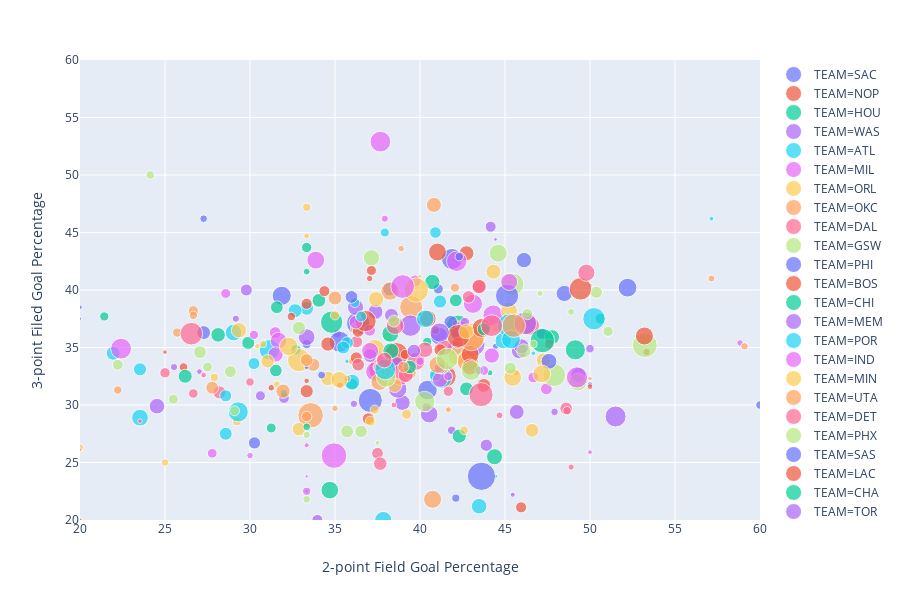

Write notebook code for a chart like this one.
### Code cell
px.scatter(data,x = '2FG%-mid', y= '3P%_x',labels={'2FG%-mid':'2-point Field Goal Percentage','3P%_x':'3-point Filed Goal Percentage'},
           hover_name='PLAYER',size='2FGA_x',color='TEAM',range_x=[20,60],range_y=[20,60])

### Figure 1 — Plotly figure (JSON) as saved in the notebook; plotly's stock layout.template omitted (floating-point values rounded to 4 significant figures)
{"data": [{"hovertemplate": "<b>%{hovertext}</b><br><br>TEAM=SAC<br>2-point Field Goal Percentage=%{x}<br>3-point Filed Goal Percentage=%{y}<br>2FGA_x=%{marker.size}<extra></extra>", "hovertext": ["Yogi Ferrell", "Troy Williams", "Nemanja Bjelica", "Marvin Bagley III", "Harrison Barnes", "Frank Mason", "De'Aaron Fox", "Corey Brewer", "Buddy Hield", "Bogdan Bogdanovic", "Alec Burks"], "legendgroup": "TEAM=SAC", "marker": {"color": "#636efa", "size": [202, 54, 333, 609, 585, 105, 867, 79, 710, 491, 306], "sizemode": "area", "sizeref": 3.192, "symbol": "circle"}, "mode": "markers", "name": "TEAM=SAC", "showlegend": true, "type": "scatter", "uid": "110ededb-afef-4b38-8763-32087d5112a7", "x": [47.17, 16.67, 38.24, 40.44, 31.87, 42.11, 36.36, 18.18, 41.88, 41.12, 27.27], "xaxis": "x", "y": [36.2, 31.8, 40.1, 31.3, 39.5, 21.9, 37.1, 31.8, 42.7, 36, 36.3], "yaxis": "y"}, {"hovertemplate": "<b>%{hovertext}</b><br><br>TEAM=NOP<br>2-point Field Goal Percentage=%{x}<br>3-point Filed Goal Percentage=%{y}<br>2FGA_x=%{marker.size}<extra></extra>", "hovertext": ["Stanley Johnson", "Solomon Hill", "Kenrich Williams", "Julius Randle", "Jrue Holiday", "Jason Smith", "Ian Clark", "Frank Jackson", "Elfrid Payton", "E'Twaun Moore", "Darius Miller", "Christian Wood", "Anthony Davis", "Andrew Harrison"], "legendgroup": "TEAM=NOP", "marker": {"color": "#EF553B", "size": [225, 77, 121, 893, 796, 33, 181, 278, 307, 356, 120, 91, 881, 28], "sizemode": "area", "sizeref": 3.192, "symbol": "circle"}, "mode": "markers", "name": "TEAM=NOP", "showlegend": true, "type": "scatter", "uid": "d5fa50ba-4495-478f-98ee-9b09d26b2325", "x": [36.96, 35.29, 26.09, 38.61, 41.47, 25, 39.33, 33.33, 43.75, 42.74, 40.91, 53.33, 37.68, 20], "xaxis": "x", "y": [28.8, 31.7, 33.3, 34.4, 32.5, 34.6, 32.7, 31.2, 31.7, 43.2, 36.5, 34.6, 33.1, 20], "yaxis": "y"}, {"hovertemplate": "<b>%{hovertext}</b><br><br>TEAM=HOU<br>2-point Field Goal Percentage=%{x}<br>3-point Filed Goal Percentage=%{y}<br>2FGA_x=%{marker.size}<extra></extra>", "hovertext": ["PJ Tucker", "Kenneth Faried", "James Harden", "Iman Shumpert", "Gerald Green", "Gary Clark", "Eric Gordon", "Danuel House Jr.", "Chris Paul", "Carmelo Anthony", "Austin Rivers"], "legendgroup": "TEAM=HOU", "marker": {"color": "#00cc96", "size": [136, 240, 881, 173, 136, 13, 338, 74, 363, 57, 245], "sizemode": "area", "sizeref": 3.192, "symbol": "circle"}, "mode": "markers", "name": "TEAM=HOU", "showlegend": true, "type": "scatter", "uid": "c22d6094-5d58-4796-9e6a-2ea8a83a1009", "x": [21.43, 100, 42.22, 32.71, 40.43, null, 28.12, 33.33, 47.77, 44.12, 36], "xaxis": "x", "y": [37.7, 32, 36.8, 34.8, 35.5, 29.7, 36.1, 41.6, 35.9, 32.8, 31.8], "yaxis": "y"}, {"hovertemplate": "<b>%{hovertext}</b><br><br>TEAM=WAS<br>2-point Field Goal Percentage=%{x}<br>3-point Filed Goal Percentage=%{y}<br>2FGA_x=%{marker.size}<extra></extra>", "hovertext": ["Wesley Johnson", "Troy Brown Jr.", "Trevor Ariza", "Tomas Satoransky", "Thomas Bryant", "Sam Dekker", "Jordan McRae", "John Wall", "Jeff Green", "Jabari Parker", "Ian Mahinmi", "Chasson Randle", "Bradley Beal", "Bobby Portis"], "legendgroup": "TEAM=WAS", "marker": {"color": "#ab63fa", "size": [52, 161, 299, 359, 389, 183, 92, 383, 365, 544, 89, 96, 977, 419], "sizemode": "area", "sizeref": 3.192, "symbol": "circle"}, "mode": "markers", "name": "TEAM=WAS", "showlegend": true, "type": "scatter", "uid": "5c098269-36b5-4a01-8b4f-15e7ee07620a", "x": [27.03, 30.61, 38.64, 37.38, 45.83, 32, 47.92, 38.97, 42.06, 38.69, 0, 16.67, 43.1, 36.21], "xaxis": "x", "y": [32.9, 30.8, 33.6, 38.1, 34.7, 30.6, 29.4, 30.2, 35, 31.4, 18.8, 40.7, 35.3, 38.5], "yaxis": "y"}, {"hovertemplate": "<b>%{hovertext}</b><br><br>TEAM=ATL<br>2-point Field Goal Percentage=%{x}<br>3-point Filed Goal Percentage=%{y}<br>2FGA_x=%{marker.size}<extra></extra>", "hovertext": ["Vince Carter", "Trae Young", "Taurean Prince", "Omari Spellman", "Kevin Huerter", "Kent Bazemore", "Justin Anderson", "John Collins", "Jaylen Adams", "Dewayne Dedmon", "DeAndre' Bembry", "Daniel Hamilton", "Alex Poythress", "Alex Len"], "legendgroup": "TEAM=ATL", "marker": {"color": "#19d3f3", "size": [152, 775, 279, 116, 304, 391, 80, 673, 36, 309, 444, 37, 58, 444], "sizemode": "area", "sizeref": 3.192, "symbol": "circle"}, "mode": "markers", "name": "TEAM=ATL", "showlegend": true, "type": "scatter", "uid": "82e1e21f-fb62-48a3-abcf-4b337ade01b5", "x": [36.17, 41.25, 41.18, 37.5, 33.33, 36, 15.38, 31.15, 35.71, 32.65, 23.53, 16.67, 0, 29.03], "xaxis": "x", "y": [38.9, 32.4, 39, 34.4, 38.4, 32, 31.2, 34.8, 33.8, 38.2, 28.9, 34.8, 39.1, 36.3], "yaxis": "y"}, {"hovertemplate": "<b>%{hovertext}</b><br><br>TEAM=MIL<br>2-point Field Goal Percentage=%{x}<br>3-point Filed Goal Percentage=%{y}<br>2FGA_x=%{marker.size}<extra></extra>", "hovertext": ["Tony Snell", "Tim Frazier", "Sterling Brown", "Pau Gasol", "Pat Connaughton", "Nikola Mirotic", "Malcolm Brogdon", "Khris Middleton", "Isaiah Canaan", "Giannis Antetokounmpo", "George Hill", "Ersan Ilyasova", "Eric Bledsoe", "Donte DiVincenzo", "D.J. Wilson", "Brook Lopez", "Bonzie Colson"], "legendgroup": "TEAM=MIL", "marker": {"color": "#e763fa", "size": [157, 160, 165, 81, 149, 224, 503, 674, 68, 1045, 223, 222, 595, 41, 122, 273, 18], "sizemode": "area", "sizeref": 3.192, "symbol": "circle"}, "mode": "markers", "name": "TEAM=MIL", "showlegend": true, "type": "scatter", "uid": "4f095b32-4e00-44aa-8f48-749318b44127", "x": [28.57, 43.1, 42.11, 37.93, 43.75, 37.04, 33.87, 44.3, 58.82, 34.94, 47.44, 31.48, 37.37, 33.33, 35.14, 42.86, 33.33], "xaxis": "x", "y": [39.7, 36.6, 36.1, 46.2, 33, 36.5, 42.6, 37.8, 35.4, 25.6, 31.4, 36.3, 32.9, 26.5, 36.2, 36.4, 23.8], "yaxis": "y"}, {"hovertemplate": "<b>%{hovertext}</b><br><br>TEAM=ORL<br>2-point Field Goal Percentage=%{x}<br>3-point Filed Goal Percentage=%{y}<br>2FGA_x=%{marker.size}<extra></extra>", "hovertext": ["Wes Iwundu", "Terrence Ross", "Nikola Vucevic", "Mo Bamba", "Michael Carter-Williams", "Markelle Fultz", "Jonathan Isaac", "Jerian Grant", "Jarell Martin", "Isaiah Briscoe", "Evan Fournier", "D.J. Augustin", "Aaron Gordon"], "legendgroup": "TEAM=ORL", "marker": {"color": "#fecb52", "size": [195, 451, 1094, 164, 85, 141, 336, 106, 47, 104, 601, 358, 682], "sizemode": "area", "sizeref": 3.192, "symbol": "circle"}, "mode": "markers", "name": "TEAM=ORL", "showlegend": true, "type": "scatter", "uid": "20040f3b-5294-40c0-982f-30b51bc91a34", "x": [36.23, 45.24, 43.07, 39.22, 20, 29.23, 34.58, 44.44, 30.43, 27.91, 42.21, 44.32, 37.33], "xaxis": "x", "y": [36.7, 38.2, 36, 29.2, 26.3, 28.6, 32.3, 36.7, 35.1, 32.4, 34.3, 41.6, 34.8], "yaxis": "y"}, {"hovertemplate": "<b>%{hovertext}</b><br><br>TEAM=OKC<br>2-point Field Goal Percentage=%{x}<br>3-point Filed Goal Percentage=%{y}<br>2FGA_x=%{marker.size}<extra></extra>", "hovertext": ["Terrance Ferguson", "Russell Westbrook", "Raymond Felton", "Paul George", "Patrick Patterson", "Markieff Morris", "Jerami Grant", "Hamidou Diallo", "Deonte Burton", "Dennis Schroder", "Alex Abrines", "Abdel Nader"], "legendgroup": "TEAM=OKC", "marker": {"color": "#ffa15a", "size": [139, 1045, 74, 845, 81, 278, 525, 140, 55, 727, 30, 114], "sizemode": "area", "sizeref": 3.192, "symbol": "circle"}, "mode": "markers", "name": "TEAM=OKC", "showlegend": true, "type": "scatter", "uid": "b76187ec-44b2-43e4-bfa2-0f3d0c12acbe", "x": [25.71, 33.56, 45.65, 39.48, 36, 33.72, 38.24, 36.36, 41.67, 42.82, 50, 22.22], "xaxis": "x", "y": [36.3, 29.1, 32.8, 38.5, 33.8, 33.5, 39.9, 16.7, 29.6, 33.8, 32.3, 31.3], "yaxis": "y"}, {"hovertemplate": "<b>%{hovertext}</b><br><br>TEAM=DAL<br>2-point Field Goal Percentage=%{x}<br>3-point Filed Goal Percentage=%{y}<br>2FGA_x=%{marker.size}<extra></extra>", "hovertext": ["Trey Burke", "Tim Hardaway Jr.", "Salah Mejri", "Ryan Broekhoff", "Maxi Kleber", "Luka Doncic", "Justin Jackson", "Jalen Brunson", "J.J. Barea", "Dwight Powell", "Dorian Finney-Smith", "Dirk Nowitzki", "Devin Harris", "Courtney Lee"], "legendgroup": "TEAM=DAL", "marker": {"color": "#ff6692", "size": [388, 511, 78, 33, 168, 672, 239, 383, 257, 358, 274, 171, 147, 74], "sizemode": "area", "sizeref": 3.192, "symbol": "circle"}, "mode": "markers", "name": "TEAM=DAL", "showlegend": true, "type": "scatter", "uid": "bca54e79-c7ce-4942-a10a-7c9921ee8662", "x": [41.44, 39.76, 0, 50, 47.62, 38.83, 36.26, 40.3, 48.6, 11.76, 28.21, 41.67, 26.67, 44.68], "xaxis": "x", "y": [35, 33.8, 32.4, 40.4, 35.3, 32.6, 35.5, 34.8, 29.7, 30.7, 31.1, 31.2, 31, 29.1], "yaxis": "y"}, {"hovertemplate": "<b>%{hovertext}</b><br><br>TEAM=GSW<br>2-point Field Goal Percentage=%{x}<br>3-point Filed Goal Percentage=%{y}<br>2FGA_x=%{marker.size}<extra></extra>", "hovertext": ["Stephen Curry", "Quinn Cook", "Klay Thompson", "Kevin Durant", "Jonas Jerebko", "Jacob Evans", "Draymond Green", "DeMarcus Cousins", "Damion Lee", "Andre Iguodala", "Alfonzo McKinnie"], "legendgroup": "TEAM=GSW", "marker": {"color": "#b6e880", "size": [518, 238, 794, 988, 166, 37, 251, 269, 59, 158, 158], "sizemode": "area", "sizeref": 3.192, "symbol": "circle"}, "mode": "markers", "name": "TEAM=GSW", "showlegend": true, "type": "scatter", "uid": "30e75dba-489c-4762-ab8c-28231e431778", "x": [44.6, 50.38, 45.45, 53.22, 51.06, 37.5, 36.54, 35.71, 47.06, 27.5, 38.1], "xaxis": "x", "y": [43.2, 39.8, 40.5, 35.2, 36.4, 26.7, 27.7, 27.7, 39.7, 33.3, 35.9], "yaxis": "y"}, {"hovertemplate": "<b>%{hovertext}</b><br><br>TEAM=PHI<br>2-point Field Goal Percentage=%{x}<br>3-point Filed Goal Percentage=%{y}<br>2FGA_x=%{marker.size}<extra></extra>", "hovertext": ["Zhaire Smith", "Tobias Harris", "T.J. McConnell", "Shake Milton", "Mike Scott", "Jonathon Simmons", "Jonah Bolden", "Joel Embiid", "Jimmy Butler", "James Ennis III", "JJ Redick", "Furkan Korkmaz", "Amir Johnson"], "legendgroup": "TEAM=PHI", "marker": {"color": "#636efa", "size": [18, 860, 372, 43, 168, 238, 66, 922, 700, 138, 419, 101, 117], "sizemode": "area", "sizeref": 3.192, "symbol": "circle"}, "mode": "markers", "name": "TEAM=PHI", "showlegend": true, "type": "scatter", "uid": "86e04a96-86b1-4ca4-92a8-1d7647097215", "x": [20, 45.12, 49.31, 50, 41.07, 30.26, 44.44, 37.07, 35.27, 33.33, 48.48, 34.21, 60], "xaxis": "x", "y": [37.5, 39.5, 32.6, 31.8, 40.1, 26.7, 35.1, 30.4, 35.5, 35.3, 39.7, 32.6, 30], "yaxis": "y"}, {"hovertemplate": "<b>%{hovertext}</b><br><br>TEAM=BOS<br>2-point Field Goal Percentage=%{x}<br>3-point Filed Goal Percentage=%{y}<br>2FGA_x=%{marker.size}<extra></extra>", "hovertext": ["Terry Rozier", "Semi Ojeleye", "Marcus Smart", "Marcus Morris", "Kyrie Irving", "Jayson Tatum", "Jaylen Brown", "Guerschon Yabusele", "Gordon Hayward", "Daniel Theis", "Brad Wanamaker", "Aron Baynes", "Al Horford"], "legendgroup": "TEAM=BOS", "marker": {"color": "#EF553B", "size": [328, 69, 221, 455, 807, 725, 516, 49, 406, 200, 66, 162, 520], "sizemode": "area", "sizeref": 3.192, "symbol": "circle"}, "mode": "markers", "name": "TEAM=BOS", "showlegend": true, "type": "scatter", "uid": "2994aff9-7935-404c-b83a-0a55d4ccf53a", "x": [34.59, 31.25, 36.36, 40.45, 49.44, 36.8, 42.95, 33.33, 42.93, 33.33, 37.04, 39.13, 53.2], "xaxis": "x", "y": [35.3, 31.5, 36.4, 37.5, 40.1, 37.3, 34.4, 32.1, 33.3, 38.8, 41, 34.4, 36], "yaxis": "y"}, {"hovertemplate": "<b>%{hovertext}</b><br><br>TEAM=CHI<br>2-point Field Goal Percentage=%{x}<br>3-point Filed Goal Percentage=%{y}<br>2FGA_x=%{marker.size}<extra></extra>", "hovertext": ["Zach LaVine", "Wendell Carter Jr.", "Wayne Selden", "Timothe Luwawu-Cabarrot", "Shaquille Harrison", "Ryan Arcidiacono", "Robin Lopez", "Rawle Alkins", "Otto Porter Jr.", "Lauri Markkanen", "Kris Dunn", "JaKarr Sampson", "Chandler Hutchison", "Brandon Sampson", "Antonio Blakeney"], "legendgroup": "TEAM=CHI", "marker": {"color": "#00cc96", "size": [796, 333, 306, 101, 335, 196, 497, 27, 374, 459, 406, 39, 159, 31, 304], "sizemode": "area", "sizeref": 3.192, "symbol": "circle"}, "mode": "markers", "name": "TEAM=CHI", "showlegend": true, "type": "scatter", "uid": "8943f288-9c94-4993-8e7b-fe48872d132c", "x": [34.8, 40.18, 42.74, 32, 18.42, 50.62, 34.69, 0, 40.72, 38.26, 38.29, 66.67, 31.25, 40, 34.05], "xaxis": "x", "y": [37.2, 18.8, 31.4, 31, 27, 37.5, 22.6, 25, 40.7, 36.2, 34.7, 35.7, 28, 37.9, 39.1], "yaxis": "y"}, {"hovertemplate": "<b>%{hovertext}</b><br><br>TEAM=MEM<br>2-point Field Goal Percentage=%{x}<br>3-point Filed Goal Percentage=%{y}<br>2FGA_x=%{marker.size}<extra></extra>", "hovertext": ["Yuta Watanabe", "Tyler Dorsey", "Omri Casspi", "Mike Conley", "MarShon Brooks", "Kyle Anderson", "Justin Holiday", "Jonas Valanciunas", "Jevon Carter", "Jaren Jackson Jr.", "Ivan Rabb", "Dillon Brooks", "Delon Wright", "Chandler Parsons", "CJ Miles", "Bruno Caboclo", "Avery Bradley"], "legendgroup": "TEAM=MEM", "marker": {"color": "#ab63fa", "size": [35, 132, 118, 694, 115, 242, 305, 489, 83, 448, 197, 82, 389, 88, 106, 95, 363], "sizemode": "area", "sizeref": 3.192, "symbol": "circle"}, "mode": "markers", "name": "TEAM=MEM", "showlegend": true, "type": "scatter", "uid": "b7e1a8f6-7159-4419-bf5b-4c0a8a12ef8b", "x": [26.32, 37.5, 50, 42.41, 41.86, 43.9, 37.06, 40.54, 25.53, 33.33, 33.96, 29.17, 24.53, 36.11, 43.48, 75, 45.97], "xaxis": "x", "y": [12.5, 33.3, 34.9, 36.4, 27.8, 26.5, 34.3, 29.2, 33.3, 35.9, 20, 37.5, 29.9, 30.1, 33, 36.9, 35.1], "yaxis": "y"}, {"hovertemplate": "<b>%{hovertext}</b><br><br>TEAM=POR<br>2-point Field Goal Percentage=%{x}<br>3-point Filed Goal Percentage=%{y}<br>2FGA_x=%{marker.size}<extra></extra>", "hovertext": ["Zach Collins", "Skal Labissiere", "Seth Curry", "Rodney Hood", "Meyers Leonard", "Maurice Harkless", "Jusuf Nurkic", "Jake Layman", "Gary Trent Jr.", "Evan Turner", "Enes Kanter", "Damian Lillard", "CJ McCollum", "Anfernee Simons", "Al-Farouq Aminu"], "legendgroup": "TEAM=POR", "marker": {"color": "#19d3f3", "size": [275, 36, 214, 435, 130, 267, 797, 243, 29, 390, 642, 889, 795, 34, 310], "sizemode": "area", "sizeref": 3.192, "symbol": "circle"}, "mode": "markers", "name": "TEAM=POR", "showlegend": true, "type": "scatter", "uid": "651e3dd5-b3fa-4128-80db-2b4dc57aad5d", "x": [23.53, 57.14, 40.91, 44.9, 37.93, 28.57, 36.89, 40.91, 44.44, 43.48, 29.31, 45.25, 50.23, 46.67, 21.95], "xaxis": "x", "y": [33.1, 46.2, 45, 35.6, 45, 27.5, 10.3, 32.6, 23.8, 21.2, 29.4, 36.9, 37.5, 34.5, 34.5], "yaxis": "y"}, {"hovertemplate": "<b>%{hovertext}</b><br><br>TEAM=IND<br>2-point Field Goal Percentage=%{x}<br>3-point Filed Goal Percentage=%{y}<br>2FGA_x=%{marker.size}<extra></extra>", "hovertext": ["Wesley Matthews", "Victor Oladipo", "Tyreke Evans", "Thaddeus Young", "TJ Leaf", "Myles Turner", "Kyle O'Quinn", "Edmond Sumner", "Doug McDermott", "Domantas Sabonis", "Darren Collison", "Cory Joseph", "Bojan Bogdanovic", "Aaron Holiday"], "legendgroup": "TEAM=IND", "marker": {"color": "#e763fa", "size": [296, 372, 444, 695, 152, 584, 123, 37, 217, 685, 465, 377, 664, 135], "sizemode": "area", "sizeref": 3.192, "symbol": "circle"}, "mode": "markers", "name": "TEAM=IND", "showlegend": true, "type": "scatter", "uid": "c32f995b-010a-4e89-9675-d539cc23bcb5", "x": [36.23, 44.22, 31.68, 22.41, 27.78, 43.12, 50, 50, 39.73, 37.67, 45.25, 41.18, 42.16, 37.68], "xaxis": "x", "y": [37.2, 34.3, 35.6, 34.9, 25.8, 38.8, 8.3, 25.9, 40.8, 52.9, 40.7, 32.2, 42.5, 33.9], "yaxis": "y"}, {"hovertemplate": "<b>%{hovertext}</b><br><br>TEAM=MIN<br>2-point Field Goal Percentage=%{x}<br>3-point Filed Goal Percentage=%{y}<br>2FGA_x=%{marker.size}<extra></extra>", "hovertext": ["Tyus Jones", "Taj Gibson", "Robert Covington", "Luol Deng", "Keita Bates-Diop", "Karl-Anthony Towns", "Josh Okogie", "Jerryd Bayless", "Jeff Teague", "Gorgui Dieng", "Derrick Rose", "Dario Saric", "Cameron Reynolds", "C.J. Williams", "Anthony Tolliver", "Andrew Wiggins"], "legendgroup": "TEAM=MIN", "marker": {"color": "#fecb52", "size": [320, 504, 137, 74, 90, 960, 293, 132, 311, 321, 607, 373, 27, 19, 44, 861], "sizemode": "area", "sizeref": 3.192, "symbol": "circle"}, "mode": "markers", "name": "TEAM=MIN", "showlegend": true, "type": "scatter", "uid": "ea4b4442-f971-40a1-b44a-fb5bd10013f5", "x": [38.51, 45.45, 35, 31.58, 25, 39.78, 32.88, 37.33, 41.3, 47.25, 46.21, 29.35, 40, 85.71, 36.36, 32.89], "xaxis": "x", "y": [31.7, 32.4, 37.8, 31.8, 25, 40, 27.9, 29.6, 33.3, 33.9, 37, 36.5, 41.2, 31.3, 37.7, 33.9], "yaxis": "y"}, {"hovertemplate": "<b>%{hovertext}</b><br><br>TEAM=UTA<br>2-point Field Goal Percentage=%{x}<br>3-point Filed Goal Percentage=%{y}<br>2FGA_x=%{marker.size}<extra></extra>", "hovertext": ["Thabo Sefolosha", "Royce O'Neale", "Ricky Rubio", "Raul Neto", "Kyle Korver", "Joe Ingles", "Jae Crowder", "Grayson Allen", "Georges Niang", "Donovan Mitchell", "Derrick Favors", "Dante Exum"], "legendgroup": "TEAM=UTA", "marker": {"color": "#ffa15a", "size": [68, 167, 457, 100, 133, 309, 271, 79, 76, 983, 522, 174], "sizemode": "area", "sizeref": 3.192, "symbol": "circle"}, "mode": "markers", "name": "TEAM=UTA", "showlegend": true, "type": "scatter", "uid": "7d805d05-a9d7-4558-bc4f-6b166748f201", "x": [38.89, 26.67, 37.61, 37.5, 42.06, 35, 39.39, 35.71, 57.14, 43.05, 40.74, 33.33], "xaxis": "x", "y": [43.6, 38.2, 32, 33.3, 40.2, 39.3, 32.8, 32.3, 41, 35.8, 21.8, 29], "yaxis": "y"}, {"hovertemplate": "<b>%{hovertext}</b><br><br>TEAM=DET<br>2-point Field Goal Percentage=%{x}<br>3-point Filed Goal Percentage=%{y}<br>2FGA_x=%{marker.size}<extra></extra>", "hovertext": ["Wayne Ellington", "Thon Maker", "Svi Mykhailiuk", "Reggie Jackson", "Luke Kennard", "Langston Galloway", "Khyri Thomas", "Jose Calderon", "Jon Leuer", "Ish Smith", "Glenn Robinson III", "Bruce Brown", "Blake Griffin", "Andre Drummond"], "legendgroup": "TEAM=DET", "marker": {"color": "#ff6692", "size": [85, 115, 50, 576, 251, 206, 34, 63, 102, 355, 114, 222, 819, 1012], "sizemode": "area", "sizeref": 3.192, "symbol": "circle"}, "mode": "markers", "name": "TEAM=DET", "showlegend": true, "type": "scatter", "uid": "7e79ae86-cb06-48b3-9534-da70661159d4", "x": [42.11, 30, 27.27, 46.47, 42.86, 42.22, 23.53, 48.89, 48.39, 39.16, 48.65, 37.5, 26.55, 30.91], "xaxis": "x", "y": [37.1, 32, 32.6, 36.9, 39.4, 35.4, 28.6, 24.6, 8.3, 32.6, 29.5, 25.8, 36.2, 13.2], "yaxis": "y"}, {"hovertemplate": "<b>%{hovertext}</b><br><br>TEAM=PHX<br>2-point Field Goal Percentage=%{x}<br>3-point Filed Goal Percentage=%{y}<br>2FGA_x=%{marker.size}<extra></extra>", "hovertext": ["Tyler Johnson", "Troy Daniels", "T.J. Warren", "Mikal Bridges", "Kelly Oubre Jr.", "Josh Jackson", "Jamal Crawford", "Elie Okobo", "Dragan Bender", "Devin Booker", "De'Anthony Melton"], "legendgroup": "TEAM=PHX", "marker": {"color": "#b6e880", "size": [266, 81, 431, 250, 503, 615, 236, 158, 96, 840, 161], "sizemode": "area", "sizeref": 3.192, "symbol": "circle"}, "mode": "markers", "name": "TEAM=PHX", "showlegend": true, "type": "scatter", "uid": "5f3945c3-3e0c-45c2-909f-466b7e2cdcfb", "x": [27.06, 48.89, 37.14, 36.36, 49.3, 38, 45.31, 29.09, 33.33, 47.89, 25.49], "xaxis": "x", "y": [34.6, 38.1, 42.8, 33.5, 32, 32.4, 33.2, 29.5, 21.8, 32.6, 30.5], "yaxis": "y"}, {"hovertemplate": "<b>%{hovertext}</b><br><br>TEAM=SAS<br>2-point Field Goal Percentage=%{x}<br>3-point Filed Goal Percentage=%{y}<br>2FGA_x=%{marker.size}<extra></extra>", "hovertext": ["Rudy Gay", "Quincy Pondexter", "Patty Mills", "Marco Belinelli", "Lonnie Walker IV", "LaMarcus Aldridge", "Derrick White", "DeMar DeRozan", "Davis Bertans", "Dante Cunningham", "Bryn Forbes"], "legendgroup": "TEAM=SAS", "marker": {"color": "#636efa", "size": [562, 40, 259, 295, 33, 1277, 401, 1268, 115, 93, 378], "sizemode": "area", "sizeref": 3.192, "symbol": "circle"}, "mode": "markers", "name": "TEAM=SAS", "showlegend": true, "type": "scatter", "uid": "20c50ad8-e7b3-44bc-8a3d-f20ad5497d4d", "x": [52.21, 33.33, 35.97, 41.81, 20, 43.61, 47.59, 42.59, 42.31, 27.27, 46.12], "xaxis": "x", "y": [40.2, 33.3, 39.4, 37.2, 38.5, 23.8, 33.8, 15.6, 42.9, 46.2, 42.6], "yaxis": "y"}, {"hovertemplate": "<b>%{hovertext}</b><br><br>TEAM=LAC<br>2-point Field Goal Percentage=%{x}<br>3-point Filed Goal Percentage=%{y}<br>2FGA_x=%{marker.size}<extra></extra>", "hovertext": ["Wilson Chandler", "Tyrone Wallace", "Sindarius Thornwell", "Shai Gilgeous-Alexander", "Rodney McGruder", "Patrick Beverley", "Montrezl Harrell", "Lou Williams", "Landry Shamet", "Jerome Robinson", "JaMychal Green", "Garrett Temple", "Danilo Gallinari"], "legendgroup": "TEAM=LAC", "marker": {"color": "#EF553B", "size": [115, 198, 34, 577, 236, 194, 871, 845, 161, 53, 300, 228, 511], "sizemode": "area", "sizeref": 3.192, "symbol": "circle"}, "mode": "markers", "name": "TEAM=LAC", "showlegend": true, "type": "scatter", "uid": "00132aac-b026-47cd-8bbc-fe830e403577", "x": [32.43, 45.95, 0, 43.63, 41.18, 34.38, 35.29, 42.25, 37.14, 50, 43.48, 36.25, 41.03], "xaxis": "x", "y": [37.7, 21.1, 20, 36.7, 34.8, 39.9, 17.6, 36, 41.7, 31.6, 40.3, 34.1, 43.3], "yaxis": "y"}, {"hovertemplate": "<b>%{hovertext}</b><br><br>TEAM=CHA<br>2-point Field Goal Percentage=%{x}<br>3-point Filed Goal Percentage=%{y}<br>2FGA_x=%{marker.size}<extra></extra>", "hovertext": ["Willy Hernangomez", "Tony Parker", "Shelvin Mack", "Nicolas Batum", "Miles Bridges", "Michael Kidd-Gilchrist", "Marvin Williams", "Malik Monk", "Kemba Walker", "Jeremy Lamb", "Frank Kaminsky", "Dwayne Bacon", "Devonte' Graham", "Cody Zeller"], "legendgroup": "TEAM=CHA", "marker": {"color": "#00cc96", "size": [259, 412, 273, 263, 312, 286, 271, 256, 952, 648, 159, 170, 95, 323], "sizemode": "area", "sizeref": 3.192, "symbol": "circle"}, "mode": "markers", "name": "TEAM=CHA", "showlegend": true, "type": "scatter", "uid": "e5cd1fcf-4718-40e2-8ede-ef38a7769144", "x": [31.58, 44.39, 29.9, 42.11, 26.19, 39.39, 43.75, 31.52, 47.2, 49.14, 14.29, 33.33, 33.33, 42.31], "xaxis": "x", "y": [38.5, 25.5, 35.4, 39.1, 32.5, 33.3, 36.6, 33, 35.6, 34.8, 36, 43.7, 28.1, 27.3], "yaxis": "y"}, {"hovertemplate": "<b>%{hovertext}</b><br><br>TEAM=TOR<br>2-point Field Goal Percentage=%{x}<br>3-point Filed Goal Percentage=%{y}<br>2FGA_x=%{marker.size}<extra></extra>", "hovertext": ["Serge Ibaka", "Patrick McCaw", "Pascal Siakam", "OG Anunoby", "Norman Powell", "Marc Gasol", "Lorenzo Brown", "Kyle Lowry", "Kawhi Leonard", "Jodie Meeks", "Jeremy Lin", "Fred VanVleet", "Danny Green", "Chris Boucher"], "legendgroup": "TEAM=TOR", "marker": {"color": "#ab63fa", "size": [707, 35, 729, 200, 230, 597, 42, 286, 827, 21, 354, 302, 195, 39], "sizemode": "area", "sizeref": 3.192, "symbol": "circle"}, "mode": "markers", "name": "TEAM=TOR", "showlegend": true, "type": "scatter", "uid": "eb3da453-ceff-4745-aee9-a080d020daee", "x": [51.51, 16.67, 39.44, 41.18, 29.79, 41.16, 45.45, 39.64, 46.19, 44.44, 45.69, 38.32, 44.16, 0], "xaxis": "x", "y": [29, 32.1, 36.9, 33.2, 40, 36.3, 22.2, 34.7, 37.1, 44.4, 29.4, 37.8, 45.5, 32.4], "yaxis": "y"}, {"hovertemplate": "<b>%{hovertext}</b><br><br>TEAM=MIA<br>2-point Field Goal Percentage=%{x}<br>3-point Filed Goal Percentage=%{y}<br>2FGA_x=%{marker.size}<extra></extra>", "hovertext": ["Ryan Anderson", "Kelly Olynyk", "Justise Winslow", "Josh Richardson", "James Johnson", "Hassan Whiteside", "Goran Dragic", "Dwyane Wade", "Dion Waiters", "Derrick Jones Jr.", "Bam Adebayo"], "legendgroup": "TEAM=MIA", "marker": {"color": "#19d3f3", "size": [29, 245, 493, 567, 230, 664, 269, 698, 190, 234, 471], "sizemode": "area", "sizeref": 3.192, "symbol": "circle"}, "mode": "markers", "name": "TEAM=MIA", "showlegend": true, "type": "scatter", "uid": "f38b08a6-fcb5-4d82-bddc-8eab5ee6c9d4", "x": [33.33, 35.71, 40.31, 45.35, 30.23, 35.44, 35.48, 37.95, 36.54, 28.57, 37.84], "xaxis": "x", "y": [22.5, 35.4, 37.5, 35.7, 33.6, 12.5, 35, 33.1, 37.7, 30.8, 20], "yaxis": "y"}, {"hovertemplate": "<b>%{hovertext}</b><br><br>TEAM=CLE<br>2-point Field Goal Percentage=%{x}<br>3-point Filed Goal Percentage=%{y}<br>2FGA_x=%{marker.size}<extra></extra>", "hovertext": ["Nik Stauskas", "Matthew Dellavedova", "Marquese Chriss", "Larry Nance Jr.", "Kevin Love", "Jordan Clarkson", "John Henson", "Jaron Blossomgame", "Jalen Jones", "David Nwaba", "Collin Sexton", "Channing Frye", "Cedi Osman", "Cameron Payne", "Brandon Knight"], "legendgroup": "TEAM=CLE", "marker": {"color": "#e763fa", "size": [149, 112, 106, 372, 136, 723, 36, 68, 34, 185, 899, 37, 462, 139, 127], "sizemode": "area", "sizeref": 3.192, "symbol": "circle"}, "mode": "markers", "name": "TEAM=CLE", "showlegend": true, "type": "scatter", "uid": "654f2cdd-5a0b-4031-a185-f6a1937440e6", "x": [42.65, 40, 33.33, 31.51, 30.23, 49.24, null, 30, 0, 46.67, 38.98, 19.05, 37.06, 40.38, 41.67], "xaxis": "x", "y": [37.2, 33.8, 22.5, 34.4, 36.1, 32.4, 35.5, 25.6, 35.7, 32.4, 40.3, 40.5, 34.7, 29.8, 32.5], "yaxis": "y"}, {"hovertemplate": "<b>%{hovertext}</b><br><br>TEAM=NYK<br>2-point Field Goal Percentage=%{x}<br>3-point Filed Goal Percentage=%{y}<br>2FGA_x=%{marker.size}<extra></extra>", "hovertext": ["Noah Vonleh", "Mario Hezonja", "Luke Kornet", "Lance Thomas", "Kevin Knox", "Kadeem Allen", "Henry Ellenson", "Frank Ntilikina", "Emmanuel Mudiay", "Dennis Smith Jr.", "Damyean Dotson", "Allonzo Trier"], "legendgroup": "TEAM=NYK", "marker": {"color": "#fecb52", "size": [289, 305, 85, 118, 543, 104, 57, 160, 508, 442, 351, 378], "sizemode": "area", "sizeref": 3.192, "symbol": "circle"}, "mode": "markers", "name": "TEAM=NYK", "showlegend": true, "type": "scatter", "uid": "e3c309a8-21f3-4870-a8f1-e33658c49725", "x": [31.03, 46.59, 30.77, 42.59, 32.27, 33.33, 33.33, 37.08, 47.16, 35.25, 42.72, 37.42], "xaxis": "x", "y": [33.8, 27.8, 35.3, 27.8, 35.1, 47.2, 44.7, 28.6, 32.7, 32.2, 36.4, 39.2], "yaxis": "y"}, {"hovertemplate": "<b>%{hovertext}</b><br><br>TEAM=BKN<br>2-point Field Goal Percentage=%{x}<br>3-point Filed Goal Percentage=%{y}<br>2FGA_x=%{marker.size}<extra></extra>", "hovertext": ["Treveon Graham", "Theo Pinson", "Spencer Dinwiddie", "Shabazz Napier", "Rondae Hollis-Jefferson", "Rodions Kurucs", "Joe Harris", "Jarrett Allen", "Jared Dudley", "DeMarre Carroll", "D'Angelo Russell", "Caris LeVert", "Allen Crabbe"], "legendgroup": "TEAM=BKN", "marker": {"color": "#ffa15a", "size": [63, 27, 458, 207, 438, 265, 362, 522, 88, 263, 882, 329, 114], "sizemode": "area", "sizeref": 3.192, "symbol": "circle"}, "mode": "markers", "name": "TEAM=BKN", "showlegend": true, "type": "scatter", "uid": "3b651e25-d591-4a9b-97c2-b634b7092e0a", "x": [35, 20, 41.03, 39.02, 27.63, 27.78, 40.82, 0, 59.09, 33.33, 45.52, 31.94, 26.67], "xaxis": "x", "y": [29.7, 26.1, 33.5, 33.3, 18.4, 31.5, 47.4, 13.3, 35.1, 33.9, 36.9, 31.2, 37.8], "yaxis": "y"}, {"hovertemplate": "<b>%{hovertext}</b><br><br>TEAM=DEN<br>2-point Field Goal Percentage=%{x}<br>3-point Filed Goal Percentage=%{y}<br>2FGA_x=%{marker.size}<extra></extra>", "hovertext": ["Will Barton", "Trey Lyles", "Torrey Craig", "Paul Millsap", "Nikola Jokic", "Monte Morris", "Malik Beasley", "Juancho Hernangomez", "Jamal Murray", "Isaiah Thomas", "Gary Harris"], "legendgroup": "TEAM=DEN", "marker": {"color": "#ff6692", "size": [258, 292, 173, 497, 934, 471, 330, 132, 753, 52, 386], "sizemode": "area", "sizeref": 3.192, "symbol": "circle"}, "mode": "markers", "name": "TEAM=DEN", "showlegend": true, "type": "scatter", "uid": "7d6ea1c8-b0c8-43be-8c86-41cd35bfb445", "x": [36.36, 37.66, 25, 38.53, 43.59, 49.79, 43.48, 66.67, 44.22, 38.46, 37.9], "xaxis": "x", "y": [33.5, 24.9, 32.8, 36.9, 30.9, 41.5, 40.3, 36.5, 36.9, 30, 33.9], "yaxis": "y"}, {"hovertemplate": "<b>%{hovertext}</b><br><br>TEAM=LAL<br>2-point Field Goal Percentage=%{x}<br>3-point Filed Goal Percentage=%{y}<br>2FGA_x=%{marker.size}<extra></extra>", "hovertext": ["Reggie Bullock", "Rajon Rondo", "Moritz Wagner", "Mike Muscala", "Michael Beasley", "Lonzo Ball", "LeBron James", "Lance Stephenson", "Kyle Kuzma", "Kentavious Caldwell-Pope", "Josh Hart", "JaVale McGee", "Brandon Ingram", "Alex Caruso"], "legendgroup": "TEAM=LAL", "marker": {"color": "#b6e880", "size": [199, 286, 88, 101, 136, 228, 757, 234, 665, 320, 188, 616, 633, 117], "sizemode": "area", "sizeref": 3.192, "symbol": "circle"}, "mode": "markers", "name": "TEAM=LAL", "showlegend": true, "type": "scatter", "uid": "8f51eb10-13bb-418f-b204-1d1b50023d8d", "x": [46.32, 32.88, 33.33, 46.67, 39.29, 28.85, 41.59, 38.46, 40.28, 46.1, 22.22, 32.76, 43.01, 24.14], "xaxis": "x", "y": [37.9, 36.7, 27.4, 35.3, 17.6, 32.9, 34, 37.3, 30.3, 34.7, 33.5, 8.3, 33, 50], "yaxis": "y"}], "layout": {"grid": {"xaxes": ["x"], "xgap": 0.1, "xside": "bottom", "yaxes": ["y"], "ygap": 0.1, "yside": "left"}, "height": 600, "legend": {"tracegroupgap": 0}, "margin": {"t": 60}, "xaxis": {"range": [20, 60], "title": {"text": "2-point Field Goal Percentage"}}, "yaxis": {"range": [20, 60], "title": {"text": "3-point Filed Goal Percentage"}}}}
